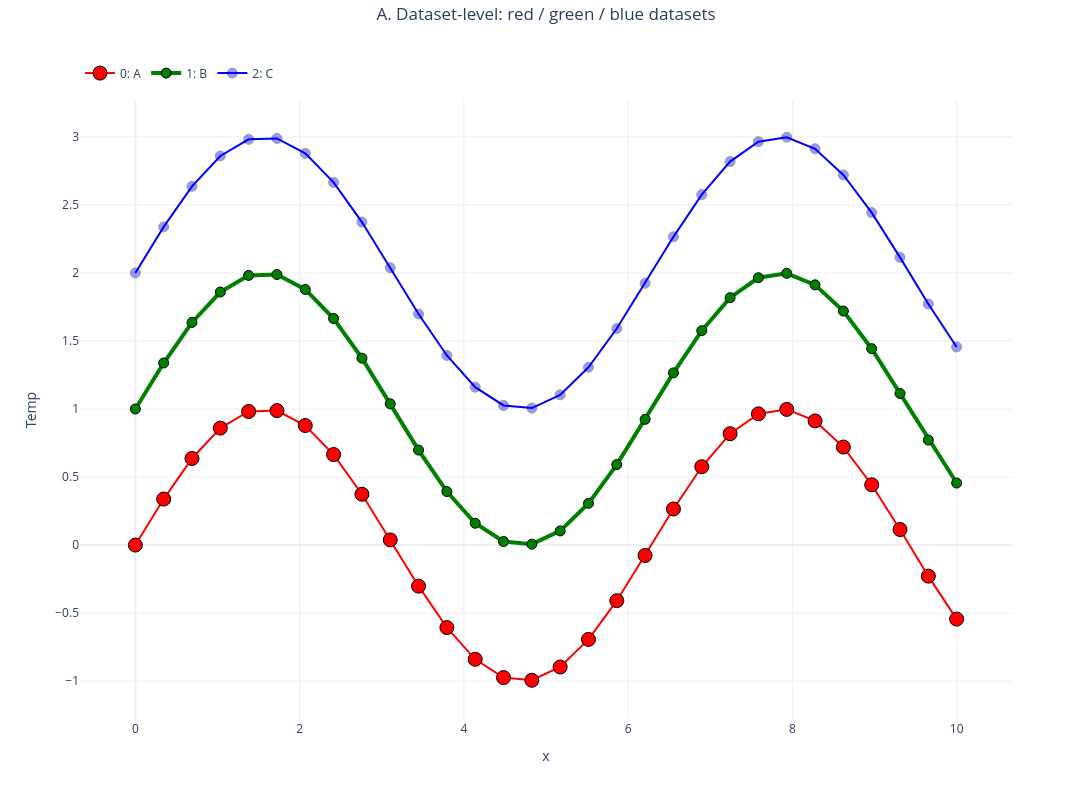

The code cell stored with this chart in its notebook:
### Markdown cell above
## A. Dataset-level formatting (int / `'all'`)

Integer and `'all'` selectors write the dataset attributes and must **not**
touch `variable_formats`.

### Code cell
uc = make_nb()

uc.marker('all', 'o')
uc.linestyle('all', '-')
uc.color(0, 'red')
uc.color(1, 'green')
uc.color(2, 'blue')
uc.markersize(0, 14)
uc.linewidth(1, 4)
uc.alpha(2, 0.4)

check(uc.sets[0].color == 'red', "color(0,'red') sets dataset 0")
check(uc.sets[1].color == 'green', "color(1,'green') sets dataset 1")
check(uc.sets[2].color == 'blue', "color(2,'blue') sets dataset 2")
check(all(d.marker == 'o' for d in uc.sets), "marker('all','o') sets every dataset")
check(uc.sets[0].markersize == 14, "markersize(0,14) sets dataset 0")
check(uc.sets[1].linewidth == 4, "linewidth(1,4) sets dataset 1")
check(uc.sets[2].alpha == 0.4, "alpha(2,0.4) sets dataset 2")
check(uc.variable_formats == {}, "dataset-path leaves variable_formats empty")

uc.plot('x', 'Temp', suptitle='A. Dataset-level: red / green / blue datasets').show()

### Figure 1 — Plotly figure (JSON) as saved in the notebook; plotly's stock layout.template omitted (floating-point values rounded to 4 significant figures)
{"data": [{"customdata": [[0.0, 0.0], [0.3448, 0.338], [0.6897, 0.6363], [1.034, 0.8596], [1.379, 0.9817], [1.724, 0.9883], [2.069, 0.8785], [2.414, 0.6652], [2.759, 0.3737], [3.103, 0.03814], [3.448, -0.3019], [3.793, -0.6064], [4.138, -0.8395], [4.483, -0.9738], [4.828, -0.9934], [5.172, -0.896], [5.517, -0.6932], [5.862, -0.4088], [6.207, -0.07621], [6.552, 0.2653], [6.897, 0.5756], [7.241, 0.8182], [7.586, 0.9644], [7.931, 0.997], [8.276, 0.9123], [8.621, 0.7202], [8.966, 0.4433], [9.31, 0.1142], [9.655, -0.2284], [10.0, -0.544]], "hovertemplate": "<b><u>Set: 0</u></b><br><b>A</b><br>x: %{customdata[0]:.2f}<br>Temp: %{customdata[1]:.2f}<extra></extra>", "legendgroup": "group_0", "line": {"color": "red", "dash": "solid", "width": 2}, "marker": {"color": "red", "line": {"color": "black", "width": 1}, "opacity": 1, "size": 14, "symbol": "circle"}, "mode": "lines+markers", "name": "0: A", "showlegend": true, "type": "scatter", "x": [0.0, 0.3448, 0.6897, 1.034, 1.379, 1.724, 2.069, 2.414, 2.759, 3.103, 3.448, 3.793, 4.138, 4.483, 4.828, 5.172, 5.517, 5.862, 6.207, 6.552, 6.897, 7.241, 7.586, 7.931, 8.276, 8.621, 8.966, 9.31, 9.655, 10.0], "xaxis": "x", "y": [0.0, 0.338, 0.6363, 0.8596, 0.9817, 0.9883, 0.8785, 0.6652, 0.3737, 0.03814, -0.3019, -0.6064, -0.8395, -0.9738, -0.9934, -0.896, -0.6932, -0.4088, -0.07621, 0.2653, 0.5756, 0.8182, 0.9644, 0.997, 0.9123, 0.7202, 0.4433, 0.1142, -0.2284, -0.544], "yaxis": "y"}, {"customdata": [[0.0, 1.0], [0.3448, 1.338], [0.6897, 1.636], [1.034, 1.86], [1.379, 1.982], [1.724, 1.988], [2.069, 1.878], [2.414, 1.665], [2.759, 1.374], [3.103, 1.038], [3.448, 0.6981], [3.793, 0.3936], [4.138, 0.1605], [4.483, 0.02625], [4.828, 0.006628], [5.172, 0.104], [5.517, 0.3068], [5.862, 0.5912], [6.207, 0.9238], [6.552, 1.265], [6.897, 1.576], [7.241, 1.818], [7.586, 1.964], [7.931, 1.997], [8.276, 1.912], [8.621, 1.72], [8.966, 1.443], [9.31, 1.114], [9.655, 0.7716], [10.0, 0.456]], "hovertemplate": "<b><u>Set: 1</u></b><br><b>B</b><br>x: %{customdata[0]:.2f}<br>Temp: %{customdata[1]:.2f}<extra></extra>", "legendgroup": "group_1", "line": {"color": "green", "dash": "solid", "width": 4}, "marker": {"color": "green", "line": {"color": "black", "width": 1}, "opacity": 1, "size": 10, "symbol": "circle"}, "mode": "lines+markers", "name": "1: B", "showlegend": true, "type": "scatter", "x": [0.0, 0.3448, 0.6897, 1.034, 1.379, 1.724, 2.069, 2.414, 2.759, 3.103, 3.448, 3.793, 4.138, 4.483, 4.828, 5.172, 5.517, 5.862, 6.207, 6.552, 6.897, 7.241, 7.586, 7.931, 8.276, 8.621, 8.966, 9.31, 9.655, 10.0], "xaxis": "x", "y": [1.0, 1.338, 1.636, 1.86, 1.982, 1.988, 1.878, 1.665, 1.374, 1.038, 0.6981, 0.3936, 0.1605, 0.02625, 0.006628, 0.104, 0.3068, 0.5912, 0.9238, 1.265, 1.576, 1.818, 1.964, 1.997, 1.912, 1.72, 1.443, 1.114, 0.7716, 0.456], "yaxis": "y"}, {"customdata": [[0.0, 2.0], [0.3448, 2.338], [0.6897, 2.636], [1.034, 2.86], [1.379, 2.982], [1.724, 2.988], [2.069, 2.878], [2.414, 2.665], [2.759, 2.374], [3.103, 2.038], [3.448, 1.698], [3.793, 1.394], [4.138, 1.161], [4.483, 1.026], [4.828, 1.007], [5.172, 1.104], [5.517, 1.307], [5.862, 1.591], [6.207, 1.924], [6.552, 2.265], [6.897, 2.576], [7.241, 2.818], [7.586, 2.964], [7.931, 2.997], [8.276, 2.912], [8.621, 2.72], [8.966, 2.443], [9.31, 2.114], [9.655, 1.772], [10.0, 1.456]], "hovertemplate": "<b><u>Set: 2</u></b><br><b>C</b><br>x: %{customdata[0]:.2f}<br>Temp: %{customdata[1]:.2f}<extra></extra>", "legendgroup": "group_2", "line": {"color": "blue", "dash": "solid", "width": 2}, "marker": {"color": "blue", "line": {"color": "black", "width": 1}, "opacity": 0.4, "size": 10, "symbol": "circle"}, "mode": "lines+markers", "name": "2: C", "showlegend": true, "type": "scatter", "x": [0.0, 0.3448, 0.6897, 1.034, 1.379, 1.724, 2.069, 2.414, 2.759, 3.103, 3.448, 3.793, 4.138, 4.483, 4.828, 5.172, 5.517, 5.862, 6.207, 6.552, 6.897, 7.241, 7.586, 7.931, 8.276, 8.621, 8.966, 9.31, 9.655, 10.0], "xaxis": "x", "y": [2.0, 2.338, 2.636, 2.86, 2.982, 2.988, 2.878, 2.665, 2.374, 2.038, 1.698, 1.394, 1.161, 1.026, 1.007, 1.104, 1.307, 1.591, 1.924, 2.265, 2.576, 2.818, 2.964, 2.997, 2.912, 2.72, 2.443, 2.114, 1.772, 1.456], "yaxis": "y"}], "layout": {"height": 800, "legend": {"orientation": "h", "x": 0, "xanchor": "left", "y": 1.02, "yanchor": "bottom"}, "margin": {"r": 80, "t": 100}, "showlegend": true, "title": {"text": "A. Dataset-level: red / green / blue datasets", "x": 0.5, "xanchor": "center", "y": 0.99, "yanchor": "top", "yref": "container"}, "width": 1200, "xaxis": {"anchor": "y", "domain": [0, 1], "title": {"standoff": 15, "text": "x"}}, "yaxis": {"anchor": "x", "domain": [0, 1], "title": {"standoff": 15, "text": "Temp"}}}}
